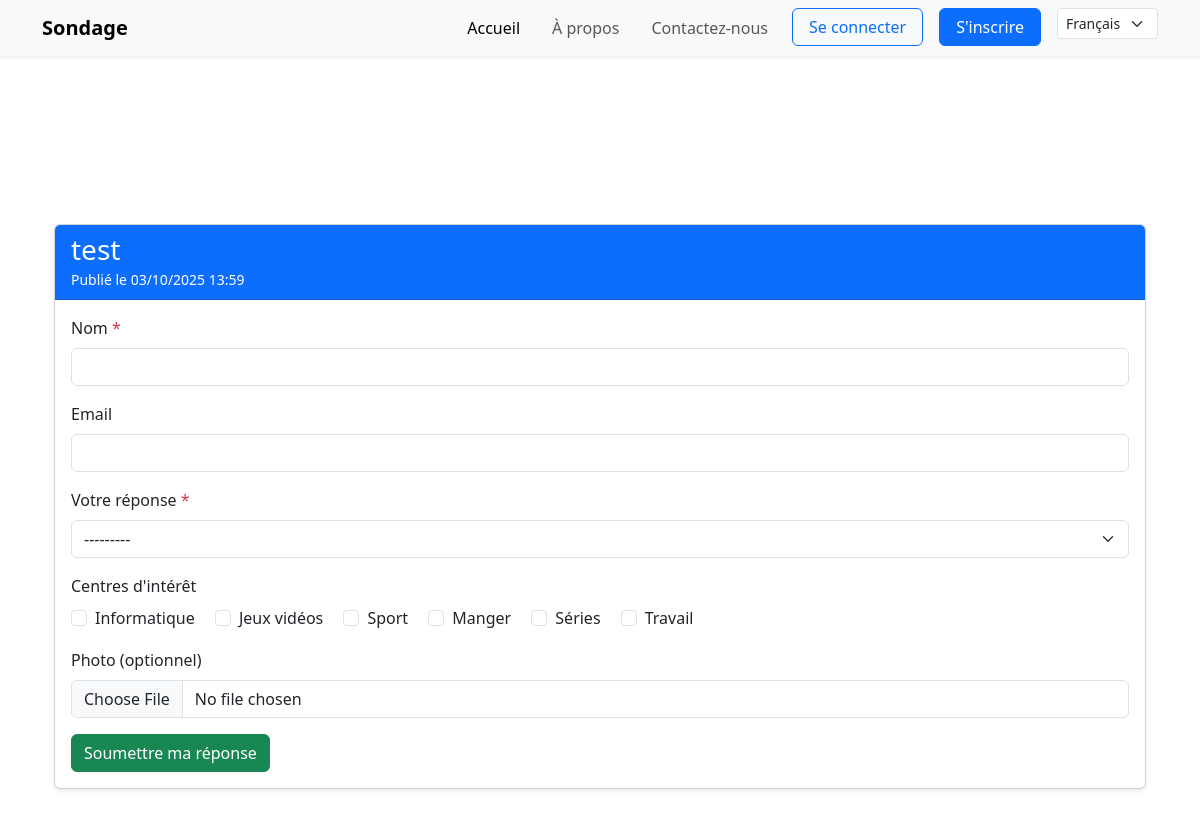
/question/13/, run on the app's committed database.
### main_app/models.py (models this page shows, shortened)
class Question(models.Model):
    question_text = models.CharField(max_length=200)
    creator = models.ForeignKey(User, on_delete=models.CASCADE, null=True)
    pub_date = models.DateTimeField("date published")

class Interest(models.Model):
    name = models.CharField(max_length=100)
    def __str__(self):
        return self.name

### main_app/views.py (the view)
# urls.py: path('question/<int:question_id>/', views.question_detail, name='question_detail'),
def question_detail(request, question_id):
    question = get_object_or_404(Question, pk=question_id)
    if request.user.is_authenticated:
        responses = Response.objects.filter(choice__question=question).select_related('respondent', 'choice')
        return render(request, 'main_app/question_detail_admin.html', {
            'question': question,
            'responses': responses,
        })
    if request.method == "POST":
        form = RespondentForm(request.POST, request.FILES, question=question)
        if form.is_valid():
            email = form.cleaned_data.get('email')
            name = form.cleaned_data.get('name')
            interests = form.cleaned_data.get('interests')
            image = form.cleaned_data.get('image')
            respondent, created = Respondent.objects.get_or_create(
                email=email if email else None,
                defaults={'name': name, 'image': image}
            )
            if not created:
                updated = False
                if respondent.name != name:
                    respondent.name = name
                    updated = True
                if image:
                    respondent.image = image
                    updated = True
                if updated:
                    respondent.save()
            if interests:
                respondent.interests.set(interests)
            else:
                respondent.interests.clear()
            choice = form.cleaned_data['choice']
            Response.objects.create(respondent=respondent, choice=choice)
            return redirect('home')
    else:
        form = RespondentForm(question=question)
    return render(request, 'main_app/question_detail.html', {
        'question': question,
        'form': form,
    })

### main_app/forms.py
class RespondentForm(forms.ModelForm):
    choice = forms.ModelChoiceField(
        queryset=Choice.objects.none(),
        widget=forms.Select(attrs={'class': 'form-select'}),
        label="Votre réponse"
    )
    interests = forms.ModelMultipleChoiceField(
        queryset=Interest.objects.all(),
        widget=forms.CheckboxSelectMultiple(attrs={'class': 'form-check-input'}),
        required=False,
        label="Centres d'intérêt"
    )
    image = forms.ImageField(
        required=False,
        widget=forms.ClearableFileInput(attrs={'class': 'form-control'}),
        label="Photo (optionnel)"
    )
    class Meta:
        model = Respondent
        fields = ['name', 'email', 'interests', 'choice', 'image']
        widgets = {
            'name': forms.TextInput(attrs={'class': 'form-control'}),
            'email': forms.EmailInput(attrs={'class': 'form-control'}),
        }
    def __init__(self, *args, **kwargs):
        question = kwargs.pop('question', None)
        super().__init__(*args, **kwargs)
        if question:
            self.fields['choice'].queryset = Choice.objects.filter(question=question)

### main_app/models.py (called while the page is built)
    def __str__(self):
        return self.choice_text

### main_app/templates/main_app/question_detail.html (shortened to what this page needs)
{% extends "main_app/base.html" %}
{% load i18n %}
{% block content %}
<div class="container mt-5 mb-5 pt-5">
  <div class="card shadow-sm">
    <div class="card-header bg-primary text-white">
      <h3 class="mb-0">{{ question.question_text }}</h3>
      <small>{% trans "Publié le" %} {{ question.pub_date|date:"d/m/Y H:i" }}</small>
    </div>
    <div class="card-body">
      <form method="post" enctype="multipart/form-data" novalidate>
        <div class="mb-3">
          <label for="{{ form.name.id_for_label }}" class="form-label">{% trans "Nom" %} <span class="text-danger">*</span></label>
          {{ form.name }}
        </div>
        <div class="mb-3">
          <label for="{{ form.email.id_for_label }}" class="form-label">{% trans "Email" %}</label>
          {{ form.email }}
        </div>
        <div class="mb-3">
          <label for="{{ form.choice.id_for_label }}" class="form-label">{% trans "Votre réponse" %} <span class="text-danger">*</span></label>
          {{ form.choice }}
        </div>
        <div class="mb-3">
          <label class="form-label">{% trans "Centres d'intérêt" %}</label>
          <div>
            {% for checkbox in form.interests %}
              <div class="form-check form-check-inline">
                {{ checkbox.tag }}
                <label class="form-check-label" for="{{ checkbox.id_for_label }}">{{ checkbox.choice_label }}</label>
              </div>
            {% endfor %}
          </div>
        </div>
        <div class="mb-3">
          <label for="{{ form.image.id_for_label }}" class="form-label">{% trans "Photo (optionnel)" %}</label>
          {{ form.image }}
        </div>
        <button type="submit" class="btn btn-success">{% trans "Soumettre ma réponse" %}</button>
      </form>
    </div>
  </div>
</div>
{% endblock %}

### data on the page
Question: question_text "test", pub_date "03/10/2025 13:59"
Interest: choice_label "Informatique"
Interest: choice_label "Jeux vidéos"
Interest: choice_label "Sport"
Interest: choice_label "Manger"
Interest: choice_label "Séries"
Interest: choice_label "Travail"

### other printed values
form field language "Français"
